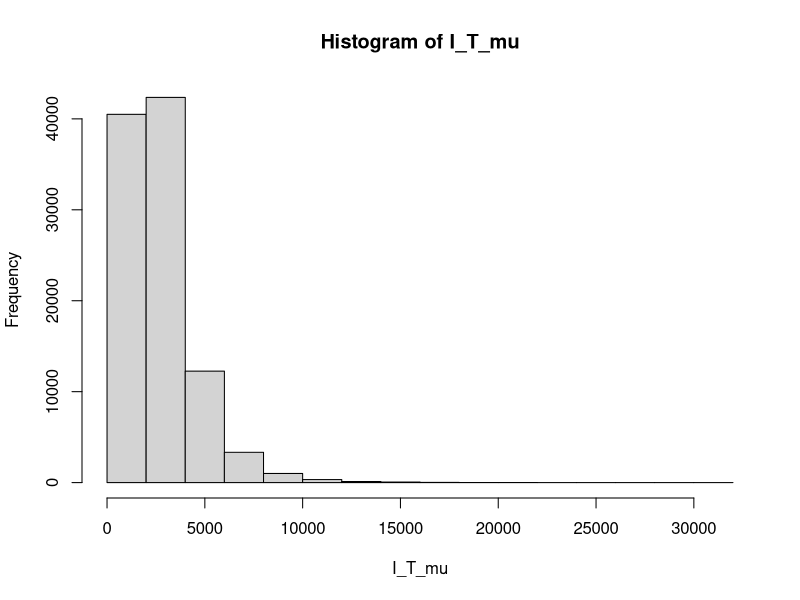
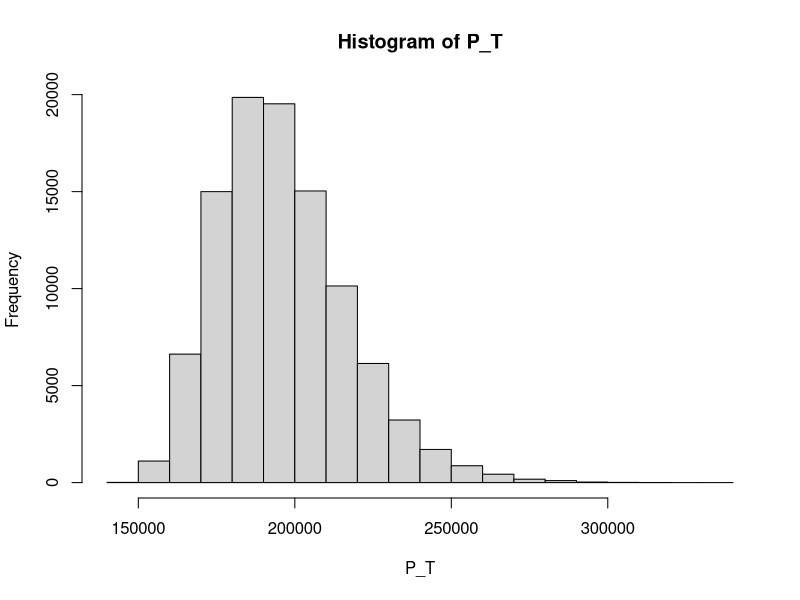

Recreate these plots in R, in order.
pi_0     <- 100000
I_0      <- 1000
mu      <- 0.05
sigma   <- 0.13
r       <- 0.01
g       <- 0.02
alpha   <- 0.30
T       <- 20
dt      <- 1
steps   <- 20
N_paths <- 100000
  
R_p_t <- function(I_t, I_t_minus_1, g, alpha) {
  pmax(g, alpha * ((I_t - I_t_minus_1) / I_t_minus_1))
}

P_t <- function(I_path, pi0, g, alpha) {
  R_p <- R_p_t(
    I_t         = I_path[-1],
    I_t_minus_1 = I_path[-length(I_path)],
    g           = g,
    alpha       = alpha
  )
  
  pi0 * prod(1 + R_p)
}

# a) simulation of I_T
set.seed(13)
Z <- rnorm(N_paths, mean=0, sd=1)
W_T <- sqrt(T) * Z
# usage here of the exact solution bc of hint but NOT risk-free
I_T_mu <- I_0 * exp((mu - 0.5 * sigma^2) * T +     # GBM exact formula
                  sigma * W_T)
# usage here of the exact solution bc of hint but AND risk-free
I_T_r <- I_0 * exp((r - 0.5 * sigma^2) * T +     # GBM exact formula
                      sigma * W_T)


hist(I_T_mu)
# ---
# b)
set.seed(13)
I_mat <- matrix(NA, nrow = N_paths, ncol = steps + 1)
I_mat[, 1] <- I_0

for (t in 1:steps) {
  Z_t <- rnorm(N_paths)
  W_t <- sqrt(dt) * Z_t
  I_mat[, t + 1] <- I_mat[, t] * exp((mu - 0.5 * sigma^2) * dt +
                                     sigma * W_t)
}

P_T <- apply(I_mat, 1, P_t, pi0 = pi_0, g = g, alpha = alpha)
hist(P_T)
# ---
# c) 

  
  
  
